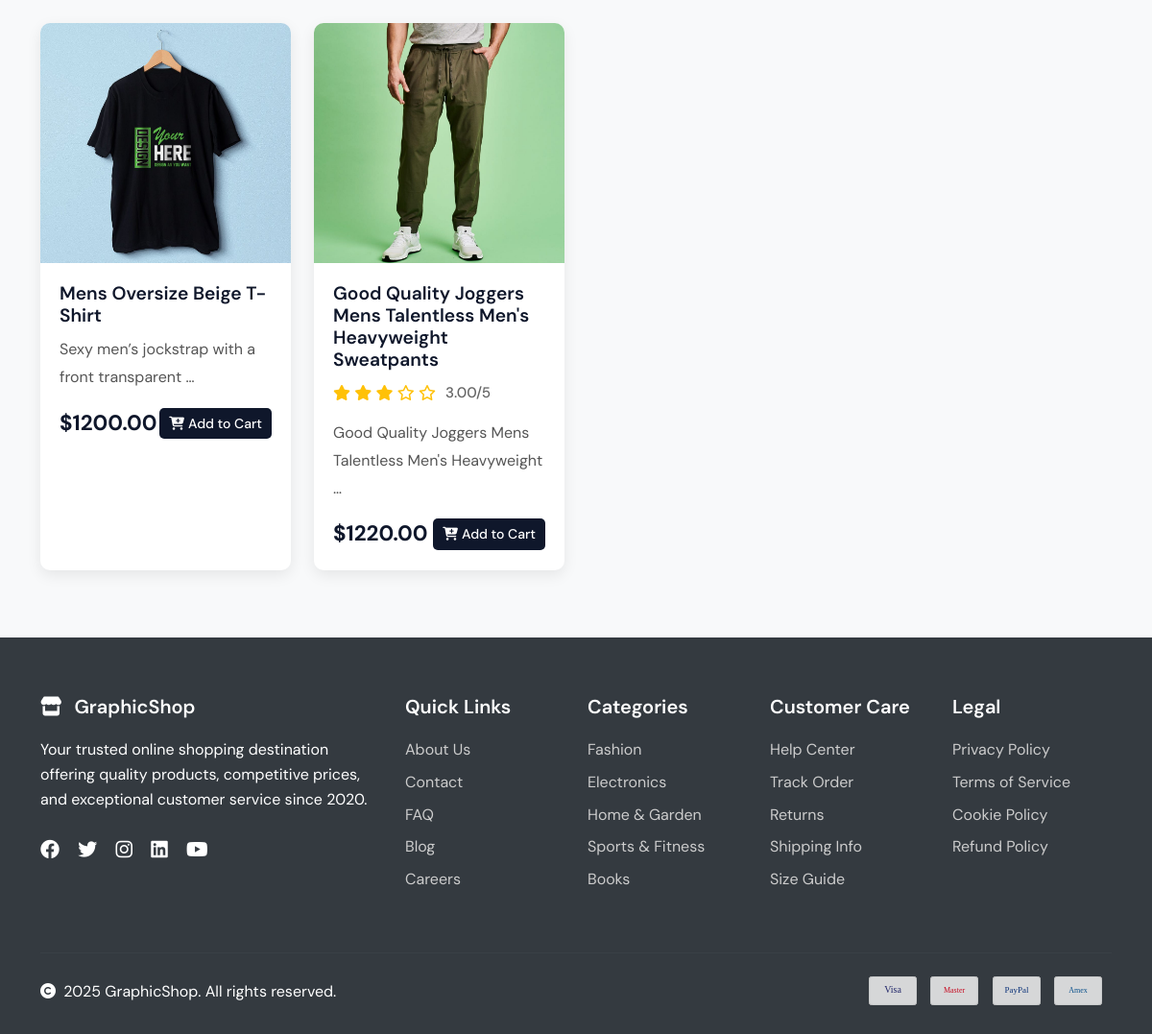
The app's page / (lower part), older data.
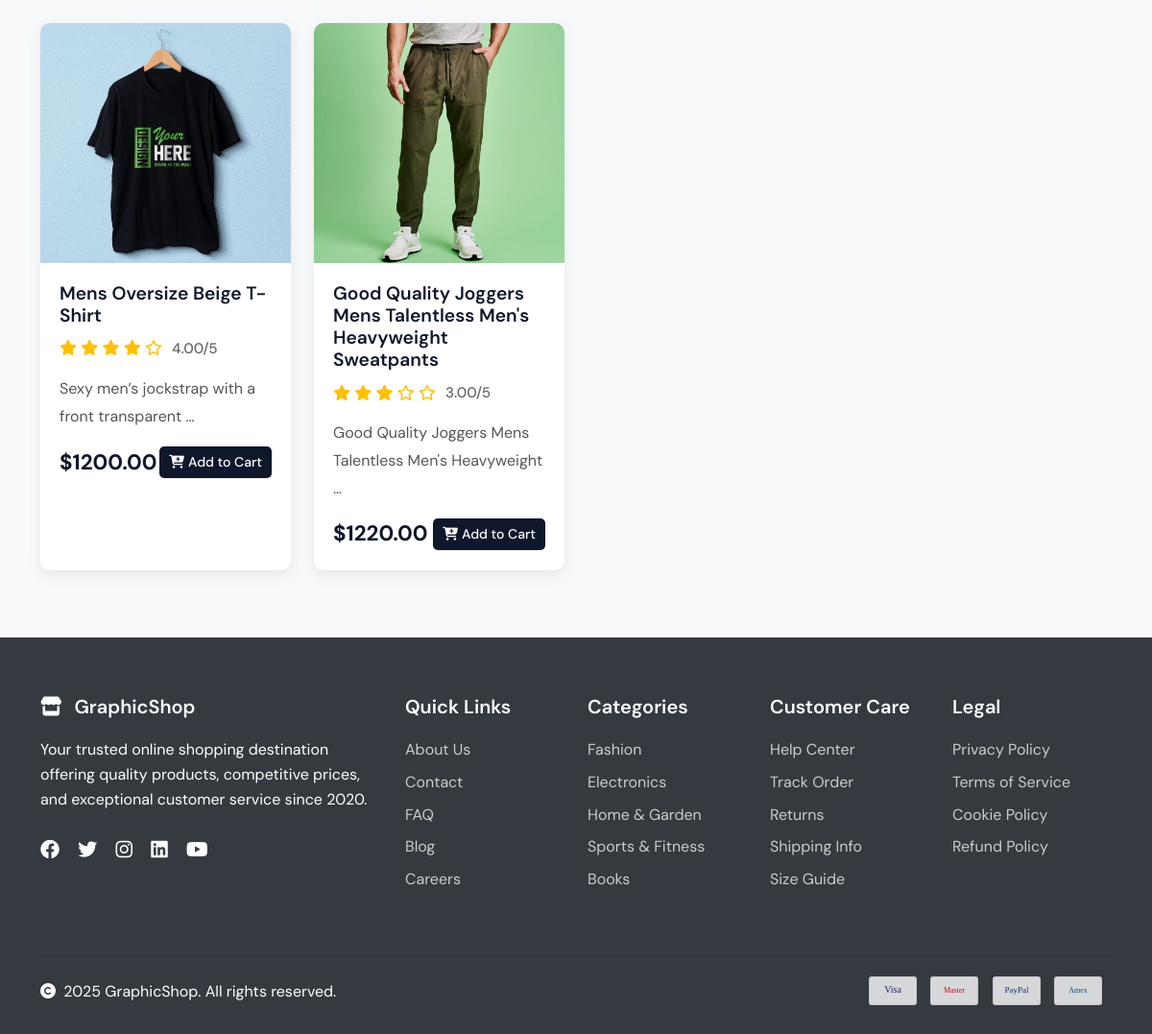
The same page, newer data.
### product/models.py (models this page shows, shortened)
class Product(models.Model):
    product_name = models.CharField(max_length=200)
    product_slug = models.SlugField(max_length=255, unique=True, blank=True)
    brand = models.ForeignKey(Brand, on_delete=models.SET_NULL, null=True, blank=True)
    category = models.ForeignKey(Category, on_delete=models.SET_NULL, null=True, blank=True)
    tags = models.ManyToManyField(Tag, blank=True, related_name='products')
    price = models.DecimalField(max_digits=8, decimal_places=2, default=0.00)
    short_description = models.CharField(max_length=255, blank=True, null=True)
    description = HTMLField(blank=True, null=True)
    rating = models.DecimalField(max_digits=6, decimal_places=2, null=True, blank=True)
    image_url = models.URLField(max_length=1024, null=True, blank=True)
    thumbnail = models.ImageField(upload_to='thumbnails/', null=True, blank=True)
    is_active = models.BooleanField(default=True)
    is_featured = models.BooleanField(default=False)
    created_at = models.DateTimeField(auto_now_add=True)
    updated_at = models.DateTimeField(auto_now=True)

### home/views.py (the view)
# urls.py: path('', views.home_page, name='home'),
def home_page(request):
    menuCategories = Category.objects.filter(
        is_active=True,
        parent_category__isnull=True
    ).prefetch_related("subcategories")
    categoryList = Category.objects.all()
    sliders = HeroSlider.objects.all()
    featured_products = list(Product.objects.filter(is_featured=True, is_active=True))
    random.shuffle(featured_products)
    featured_products = featured_products[:8]
    context = {
        'menuCategories': menuCategories,
        'categoryList': categoryList,
        'sliders': sliders,
        'featured_products': featured_products,
    }
    return render(request, "home/index.html", context)

### bag/contexts.py (called while the page is built, shortened)
def bag_contents(request):
    bag_items = []
    total = 0
    product_count = 0
    bag = request.session.get('bag', {})
    if total < settings.FREE_DELIVERY_THRESHOLD:
        delivery = total * Decimal(settings.STANDARD_DELIVERY_PERCENTAGE / 100)
        free_delivery_delta = settings.FREE_DELIVERY_THRESHOLD - total
    else:
        delivery = 0
        free_delivery_delta = 0
    grand_total = delivery + total
    context = {
        'bag_items': bag_items,
        'total': total,
        'product_count': product_count,
        'delivery': delivery,
        'free_delivery_delta': free_delivery_delta,
        'free_delivery_threshold': settings.FREE_DELIVERY_THRESHOLD,
        'grand_total': grand_total,
    }
    return context

### home/templates/home/index.html (shortened to what this page needs)
{% extends 'frontend/layouts/base.html' %}
{% block content %}
{% load static %}
<section class="product-section">
    <div class="container">
        <div class="row g-4">
            {% for product in featured_products %}
                <div class="col-lg-3 col-md-6">
                    <div class="product-card fade-in">
                        {% if product.thumbnail %}
                            <img src="{{ product.thumbnail.url }}" class="product-img" alt="{{ product.product_name }}">
                        {% elif product.image_url %}
                            <img src="{{ product.image_url }}" class="product-img" alt="{{ product.product_name }}">
                        {% else %}
                            <img src="{% static 'images/default.jpg' %}" class="product-img" alt="No Image">
                        {% endif %}
                        <div class="product-info">
                            <h5 class="product-title">
                                <a href="{% url 'product_detail' product.product_slug %}">
                                    {{ product.product_name }}
                                </a>
                            </h5>
                            {% if product.rating %}
                            <div class="product-rating">
                                <div class="rating-stars">
                                    {% for i in "12345" %}
                                        {% with star=forloop.counter %}
                                            {% if product.rating >= star %}
                                                <i class="fas fa-star"></i>
                                            {% elif product.rating >= star|add:"-0.5" %}
                                                <i class="fas fa-star-half-alt"></i>
                                            {% else %}
                                                <i class="far fa-star"></i>
                                            {% endif %}
                                        {% endwith %}
                                    {% endfor %}
                                </div>
                                <span class="rating-text">{{ product.rating }}/5</span>
                            </div>
                            {% endif %}
                            <p class="product-description">
                                {{ product.short_description|default:"No description available."|truncatewords:7 }}
                            </p>
                            <div class="product-footer">
                                <div class="product-price">${{ product.price }}</div>
                                <button class="btn-cart">
                                    <i class="fas fa-cart-plus me-1"></i>Add to Cart
                                </button>
                            </div>
                        </div>
                    </div>
                </div>
            {% endfor %}
        </div>
    </div>
</section>
{% endblock %}

### templates/frontend/layouts/base.html (shortened to what this page needs)
{% load static %}
<!DOCTYPE html>
<html lang="en">
<head>
    {% block main_css %}
    <link href="https://cdnjs.cloudflare.com/ajax/libs/bootstrap/5.3.0/css/bootstrap.min.css" rel="stylesheet">
    <link href="https://cdnjs.cloudflare.com/ajax/libs/font-awesome/6.4.0/css/all.min.css" rel="stylesheet">
    <link rel="stylesheet" href="{% static 'assets/css/style.css' %}">
    {% endblock %}
</head>
<body>
    {% block content %}
    {% endblock %}
    {% include 'frontend/includes/footer.html' %}
</body>
</html>

### templates/frontend/includes/footer.html (shortened to what this page needs)
    <footer class="footer">
        <div class="container">
            <div class="row">
                <div class="col-lg-4 col-md-6 mb-4">
                    <h5>
                        <i class="fas fa-store me-2"></i>
                        GraphicShop
                    </h5>
                    <p class="mb-4">Your trusted online shopping destination offering quality products, competitive prices, and exceptional customer service since 2020.</p>
                    <div class="social-icons">
                        <a href="#"><i class="fab fa-facebook"></i></a>
                        <a href="#"><i class="fab fa-twitter"></i></a>
                        <a href="#"><i class="fab fa-instagram"></i></a>
                        <a href="#"><i class="fab fa-linkedin"></i></a>
                        <a href="#"><i class="fab fa-youtube"></i></a>
                    </div>
                </div>
                <div class="col-lg-2 col-md-6 mb-4">
                    <h5>Quick Links</h5>
                    <ul class="footer-links">
                        <li><a href="#">About Us</a></li>
                        <li><a href="#">Contact</a></li>
                        <li><a href="#">FAQ</a></li>
                        <li><a href="#">Blog</a></li>
                        <li><a href="#">Careers</a></li>
                    </ul>
                </div>
                <div class="col-lg-2 col-md-6 mb-4">
                    <h5>Categories</h5>
                    <ul class="footer-links">
                        <li><a href="#">Fashion</a></li>
                        <li><a href="#">Electronics</a></li>
                        <li><a href="#">Home & Garden</a></li>
                        <li><a href="#">Sports & Fitness</a></li>
                        <li><a href="#">Books</a></li>
                    </ul>
                </div>
                <div class="col-lg-2 col-md-6 mb-4">
                    <h5>Customer Care</h5>
                    <ul class="footer-links">
                        <li><a href="#">Help Center</a></li>
                        <li><a href="#">Track Order</a></li>
                        <li><a href="#">Returns</a></li>
                        <li><a href="#">Shipping Info</a></li>
                        <li><a href="#">Size Guide</a></li>
                    </ul>
                </div>
                <div class="col-lg-2 col-md-6 mb-4">
                    <h5>Legal</h5>
                    <ul class="footer-links">
                        <li><a href="#">Privacy Policy</a></li>
                        <li><a href="#">Terms of Service</a></li>
                        <li><a href="#">Cookie Policy</a></li>
                        <li><a href="#">Refund Policy</a></li>
                    </ul>
                </div>
            </div>
            <hr class="my-4" style="border-color: #495057;">
            <div class="row align-items-center">
                <div class="col-md-6 mb-3 mb-md-0">
                    <p class="mb-0">
                        <i class="fas fa-copyright me-1"></i>
                        2025 GraphicShop. All rights reserved.
                    </p>
                </div>
                <div class="col-md-6 text-md-end">
                    <div class="payment-methods">
                        <img alt="Visa">
                        <img alt="Mastercard">
                        <img alt="PayPal">
                        <img alt="American Express">
                    </div>
                </div>
            </div>
        </div>
    </footer>

### static/assets/css/style.css (style rules this page uses)
:root { --primary-color: #0F172B; --secondary-color: #6c757d; --dark-color: #343a40; --light-bg: #f8f9fa; }
* { margin: 0; padding: 0; box-sizing: border-box; }
body { font-family: "DM Sans", sans-serif; line-height: 1.6; }
.product-section { padding: 70px 0; }
.product-section:nth-child(even) { background: var(--light-bg); }
.product-card { background: white; border: none; border-radius: 10px; box-shadow: 0 5px 15px rgba(0, 0, 0, 0.08); transition: all 0.5s; height: 100%; overflow: hidden; }
.product-img { width: 100%; height: 250px; object-fit: cover; }
.product-info { padding: 20px; }
.product-title { font-size: 1.2rem; font-weight: 600; color: var(--dark-color); margin-bottom: 10px; }
.product-title a { text-decoration: none; color: #0F172B; }
.product-description { color: var(--secondary-color); font-size: 14px; margin-bottom: 15px; }
.product-footer { display: flex; justify-content: space-between; align-items: center; }
.product-price { font-size: 1.4rem; font-weight: bold; color: var(--primary-color); }
.btn-cart { background: var(--primary-color); color: white; border: none; padding: 5px 10px; border-radius: 5px; font-weight: 500; transition: all 0.3s; font-size: 14px; }
.product-rating { display: flex; align-items: center; gap: 8px; margin-bottom: 10px; }
.rating-stars { color: #ffc107; font-size: 0.9rem; }
.rating-text { font-size: 0.9rem; color: #666; font-weight: 500; }
.product-rating { display: flex; align-items: center; gap: 10px; margin-bottom: 15px; }
.rating-stars { color: #ffc107; font-size: 1rem; }
.rating-text { font-size: 0.95rem; color: #666; font-weight: 500; }
.product-description { font-size: 1rem; line-height: 1.8; color: #555; }
.footer { background: var(--dark-color); color: white; padding: 60px 0 30px; }
.footer h5 { color: #fff; font-weight: 600; margin-bottom: 20px; }
.footer-links { list-style: none; padding: 0; }
.footer-links li { margin-bottom: 8px; }
.footer-links a { color: #ccc; text-decoration: none; transition: color 0.3s; }
.social-icons a { color: white; font-size: 20px; margin-right: 15px; transition: color 0.3s; }
.payment-methods img { height: 30px; margin-right: 10px; opacity: 0.8; transition: opacity 0.3s; }

Row changes from the older to the newer data that the page shows:
changed Product "Mens Oversize Beige T-Shirt": rating (not shown) → "4.00"
